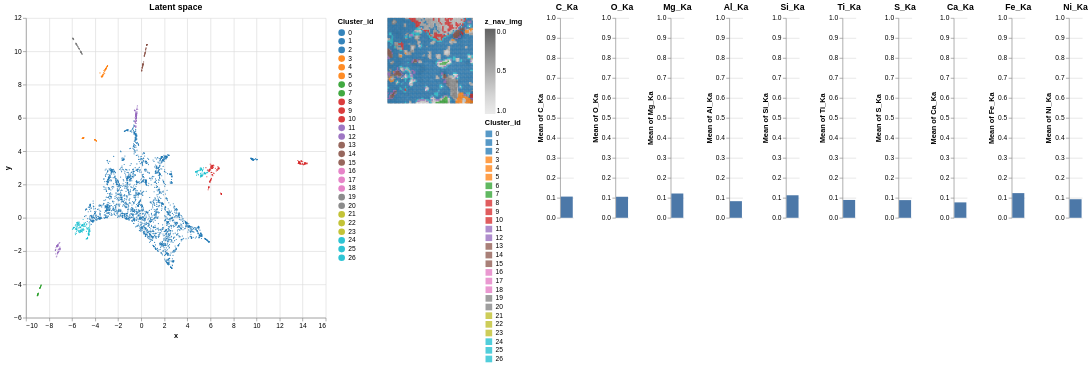

Notebook source saved alongside this figure:
### Code cell
gui.check_latent_space(ps=new_ps,show_map=True,ratio_to_be_shown=1.0)

### Figure 1 — Vega-Lite specification as saved in the notebook (floating-point values rounded to 4 significant figures; data arrays with more than 128 entries replaced by an {"elided": "..."} marker saying what was removed)
{"config": {"view": {"continuousWidth": 300, "continuousHeight": 300, "strokeWidth": 0}}, "hconcat": [{"data": {"name": "data-2f4ea4461d0dcfaf4dee0dee18e078e4"}, "mark": {"type": "circle", "size": 3}, "encoding": {"color": {"field": "Cluster_id", "scale": {"domain": [0, 1, 2, 3, 4, 5, 6, 7, 8, 9, 10, 11, 12, 13, 14, 15, 16, 17, 18, 19, 20, 21, 22, 23, 24, 25, 26], "range": ["#1f77b4", "#1f77b4", "#1f77b4", "#ff7f0e", "#ff7f0e", "#ff7f0e", "#2ca02c", "#2ca02c", "#d62728", "#d62728", "#d62728", "#9467bd", "#9467bd", "#8c564b", "#8c564b", "#8c564b", "#e377c2", "#e377c2", "#e377c2", "#7f7f7f", "#7f7f7f", "#bcbd22", "#bcbd22", "#bcbd22", "#17becf", "#17becf", "#17becf"]}, "type": "nominal"}, "opacity": {"condition": {"param": "param_9", "value": 0.9}, "value": 0.1}, "tooltip": [{"field": "Cluster_id", "type": "nominal"}, {"field": "x", "format": ",.2f", "type": "quantitative"}, {"field": "y", "format": ",.2f", "type": "quantitative"}], "x": {"field": "x", "type": "quantitative"}, "y": {"field": "y", "type": "quantitative"}}, "height": 450, "name": "view_8", "title": {"text": "Latent space"}, "width": 450}, {"layer": [{"data": {"name": "data-c6d3e8bcdc2a61eac0fffeed907ec2c2"}, "mark": {"type": "square", "size": 6}, "encoding": {"color": {"field": "z_nav_img", "scale": {"domain": [1.0, 0.0], "scheme": "greys"}, "type": "quantitative"}, "x": {"axis": null, "field": "x_nav_img", "type": "ordinal"}, "y": {"axis": null, "field": "y_nav_img", "type": "ordinal"}}}, {"data": {"name": "data-2f4ea4461d0dcfaf4dee0dee18e078e4"}, "mark": {"type": "square", "size": 5}, "encoding": {"color": {"field": "Cluster_id", "scale": {"domain": [0, 1, 2, 3, 4, 5, 6, 7, 8, 9, 10, 11, 12, 13, 14, 15, 16, 17, 18, 19, 20, 21, 22, 23, 24, 25, 26], "range": ["#1f77b4", "#1f77b4", "#1f77b4", "#ff7f0e", "#ff7f0e", "#ff7f0e", "#2ca02c", "#2ca02c", "#d62728", "#d62728", "#d62728", "#9467bd", "#9467bd", "#8c564b", "#8c564b", "#8c564b", "#e377c2", "#e377c2", "#e377c2", "#7f7f7f", "#7f7f7f", "#bcbd22", "#bcbd22", "#bcbd22", "#17becf", "#17becf", "#17becf"]}, "type": "nominal"}, "opacity": {"condition": {"param": "param_9", "value": 0.75}, "value": 0}, "x": {"axis": null, "field": "x_id", "type": "ordinal"}, "y": {"axis": null, "field": "y_id", "type": "ordinal"}}, "name": "view_7"}], "height": 128, "width": 128}, {"hconcat": [{"mark": {"type": "bar"}, "encoding": {"y": {"aggregate": "mean", "field": "C_Ka", "scale": {"domain": [0, 1]}, "type": "quantitative"}}, "title": {"text": "C_Ka"}, "transform": [{"filter": {"param": "param_9"}}]}, {"mark": {"type": "bar"}, "encoding": {"y": {"aggregate": "mean", "field": "O_Ka", "scale": {"domain": [0, 1]}, "type": "quantitative"}}, "title": {"text": "O_Ka"}, "transform": [{"filter": {"param": "param_9"}}]}, {"mark": {"type": "bar"}, "encoding": {"y": {"aggregate": "mean", "field": "Mg_Ka", "scale": {"domain": [0, 1]}, "type": "quantitative"}}, "title": {"text": "Mg_Ka"}, "transform": [{"filter": {"param": "param_9"}}]}, {"mark": {"type": "bar"}, "encoding": {"y": {"aggregate": "mean", "field": "Al_Ka", "scale": {"domain": [0, 1]}, "type": "quantitative"}}, "title": {"text": "Al_Ka"}, "transform": [{"filter": {"param": "param_9"}}]}, {"mark": {"type": "bar"}, "encoding": {"y": {"aggregate": "mean", "field": "Si_Ka", "scale": {"domain": [0, 1]}, "type": "quantitative"}}, "title": {"text": "Si_Ka"}, "transform": [{"filter": {"param": "param_9"}}]}, {"mark": {"type": "bar"}, "encoding": {"y": {"aggregate": "mean", "field": "Ti_Ka", "scale": {"domain": [0, 1]}, "type": "quantitative"}}, "title": {"text": "Ti_Ka"}, "transform": [{"filter": {"param": "param_9"}}]}, {"mark": {"type": "bar"}, "encoding": {"y": {"aggregate": "mean", "field": "S_Ka", "scale": {"domain": [0, 1]}, "type": "quantitative"}}, "title": {"text": "S_Ka"}, "transform": [{"filter": {"param": "param_9"}}]}, {"mark": {"type": "bar"}, "encoding": {"y": {"aggregate": "mean", "field": "Ca_Ka", "scale": {"domain": [0, 1]}, "type": "quantitative"}}, "title": {"text": "Ca_Ka"}, "transform": [{"filter": {"param": "param_9"}}]}, {"mark": {"type": "bar"}, "encoding": {"y": {"aggregate": "mean", "field": "Fe_Ka", "scale": {"domain": [0, 1]}, "type": "quantitative"}}, "title": {"text": "Fe_Ka"}, "transform": [{"filter": {"param": "param_9"}}]}, {"mark": {"type": "bar"}, "encoding": {"y": {"aggregate": "mean", "field": "Ni_Ka", "scale": {"domain": [0, 1]}, "type": "quantitative"}}, "title": {"text": "Ni_Ka"}, "transform": [{"filter": {"param": "param_9"}}]}], "data": {"name": "data-2f4ea4461d0dcfaf4dee0dee18e078e4"}}], "params": [{"name": "param_9", "select": {"type": "interval"}, "views": ["view_8", "view_7"]}, {"name": "param_10", "select": {"type": "interval", "on": "[mousedown[event.shiftKey], mouseup] > mousemove", "translate": "[mousedown[event.shiftKey], mouseup] > mousemove!", "zoom": "wheel![event.shiftKey]"}, "bind": "scales", "views": ["view_8"]}], "resolve": {"legend": {"color": "independent"}}, "$schema": "https://vega.github.io/schema/vega-lite/v5.14.1.json", "datasets": {"data-2f4ea4461d0dcfaf4dee0dee18e078e4": {"elided": "4096 records"}, "data-c6d3e8bcdc2a61eac0fffeed907ec2c2": {"elided": "4096 records"}}}
